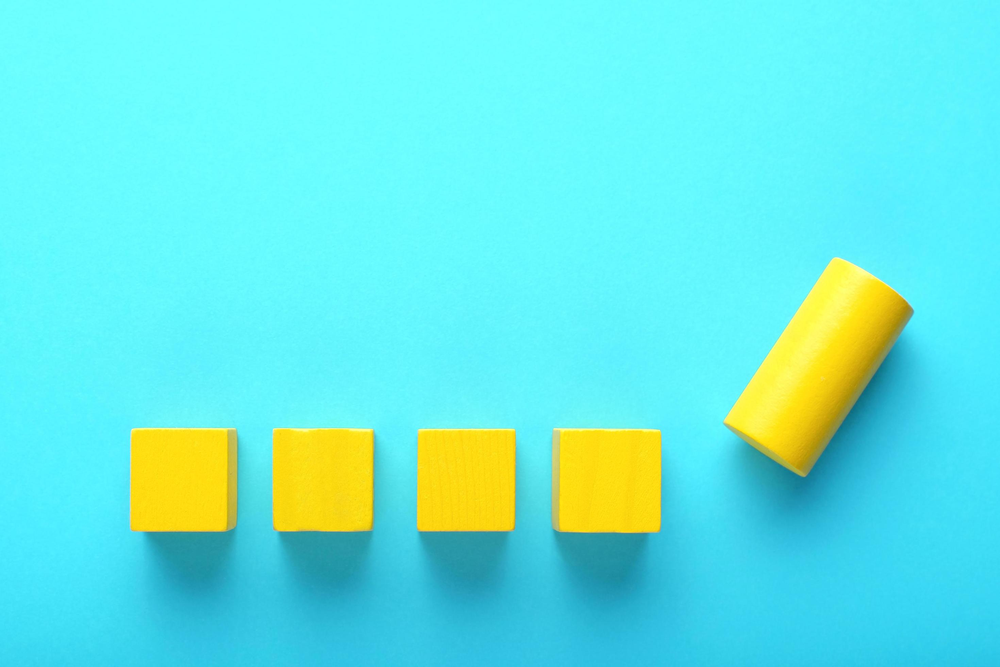
#> input picture Segmentation/sample.png, 1000 x 667 px, shrunk from 2940 x 1960 before the run
$ jupyter execute day12_segmentation_demo.ipynb
#> lines starting #> are read from the running program, lines starting #| are printed output that depends on the picture; after the words box and inside, x2 and y2 are one past the last pixel; in counts of white or black regions, pixels touching at a corner belong together
## Segmentation Visualization with OpenCV

### Imports

[cell 1]
import cv2                        # OpenCV is a library of programming functions mainly aimed at real-time computer vision.
import matplotlib.pyplot as plt

```
Import	                Purpose	             What it gives us
cv2	                OpenCV library	     Read images, convert color spaces, apply thresholding
matplotlib.pyplot	Plotting library     Display images, create subplots, visualize results

Why these?
OpenCV is the industry standard for image processing
Matplotlib gives us nice visualization capabilities
Together, they let us understand segmentation concepts visually before diving into deep learning

### Load image

[cell 2]
img = cv2.imread("sample.png")             # read image from file and store it in a variable as a numpy array of pixel values
#> img is the input picture: shape (667, 1000, 3); mean B, G, R 224.4, 231.6, 101.5
img = cv2.cvtColor(img, cv2.COLOR_BGR2RGB)

print(img.shape)                           # shape of the image is (height, width, depth) because it has three channels for red, green, and blue color values
#| (667, 1000, 3)

plt.imshow(img)                            # display the numpy array of the pixel values from the image in order of red, green, blue (RGB) color channels
plt.title("Original Image")
plt.axis("off")

```
img = cv2.imread("sample.jpg")
What cv2.imread() does:

Reads the image file from disk
Decodes the image format (JPEG, PNG, etc.)
Returns a NumPy array of pixel values
Default behavior:
OpenCV reads images in BGR format (Blue-Green-Red order)
This is a historical artifact from early camera hardware
Shape: (height, width, 3) for color images
Values: 0-255 (uint8)
If image not found: Returns None (will cause errors later)

python
img = cv2.cvtColor(img, cv2.COLOR_BGR2RGB)

Why color conversion is necessary:
The problem:
OpenCV reads as BGR:  [Blue, Green, Red]
Matplotlib expects:   [Red, Green, Blue]

If we don't convert:
- Red channel becomes Blue
- Blue channel becomes Red
- Image looks wrong (blue tint)

What cvtColor does:
Reorders the color channels
COLOR_BGR2RGB swaps the first and third channels

Keeps all pixel values the same, just rearranged
Visual example:
Before conversion (BGR):
Pixel = [150, 100, 50]  # Blue=150, Green=100, Red=50
After conversion (RGB):
Pixel = [50, 100, 150]   # Red=50, Green=100, Blue=150

### Convert to grayscale

[cell 3]
gray = cv2.cvtColor(img, cv2.COLOR_RGB2GRAY)     # convert image to grayscale for simplicity
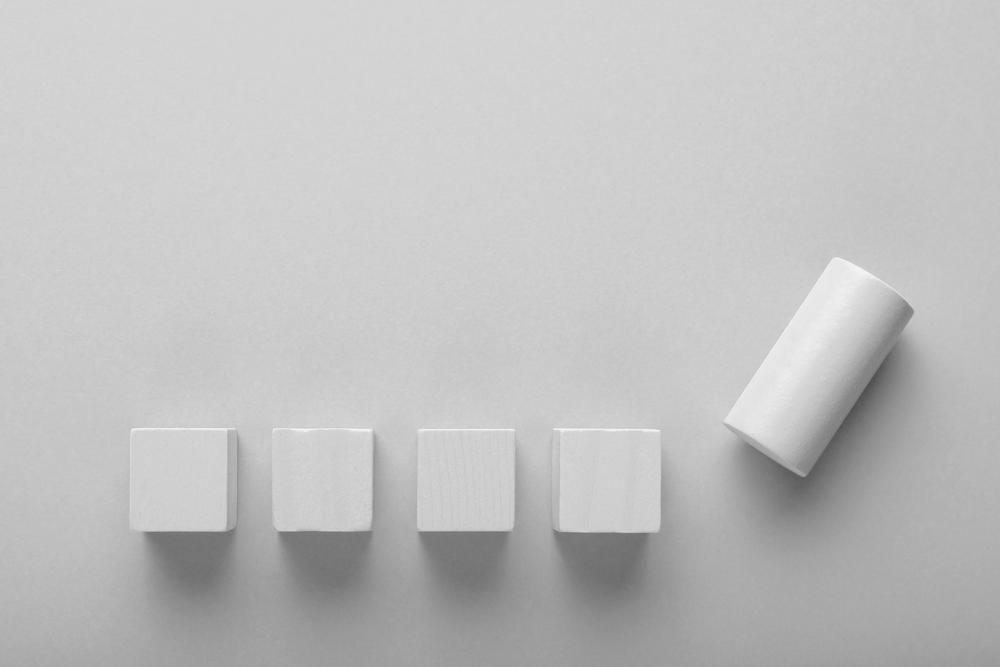
#> gray: shape (667, 1000); min 80, max 245, mean 191.9
print(gray.shape)                # shape of the grayscale image is (height, width) because it has only one channel for intensity values, unlike the original RGB image which has three channels for red, green, and blue color values
#| (667, 1000)
plt.imshow(gray, cmap="gray")                    # cmap="gray" tells matplotlib to use a grayscale colormap
plt.title("Grayscale")
plt.axis("off")

First dimension (1960) = number of rows (height)

Second dimension (2940) = number of columns (width)

```

gray = cv2.cvtColor(img, cv2.COLOR_RGB2GRAY)

Why convert to grayscale?
For segmentation demonstration:
Simpler to understand (1 channel instead of 3)
Thresholding works on single intensity values
Many segmentation tasks start with grayscale (medical images, etc.)

What happens mathematically:

Grayscale = 0.299 × R + 0.587 × G + 0.114 × B
(Weighted sum based on human perception)

Example RGB pixel [100, 150, 200]:
Gray = 0.299×100 + 0.587×150 + 0.114×200
     = 29.9 + 88.05 + 22.8
     = 140.75 ≈ 141
Before conversion: Shape (H, W, 3) - 3 values per pixel
After conversion: Shape (H, W) - 1 value per pixel (intensity)

### Simple segmentation mask

[cell 4]
_, mask = cv2.threshold(gray, 120, 255, cv2.THRESH_BINARY)   # 255: white, 0: black
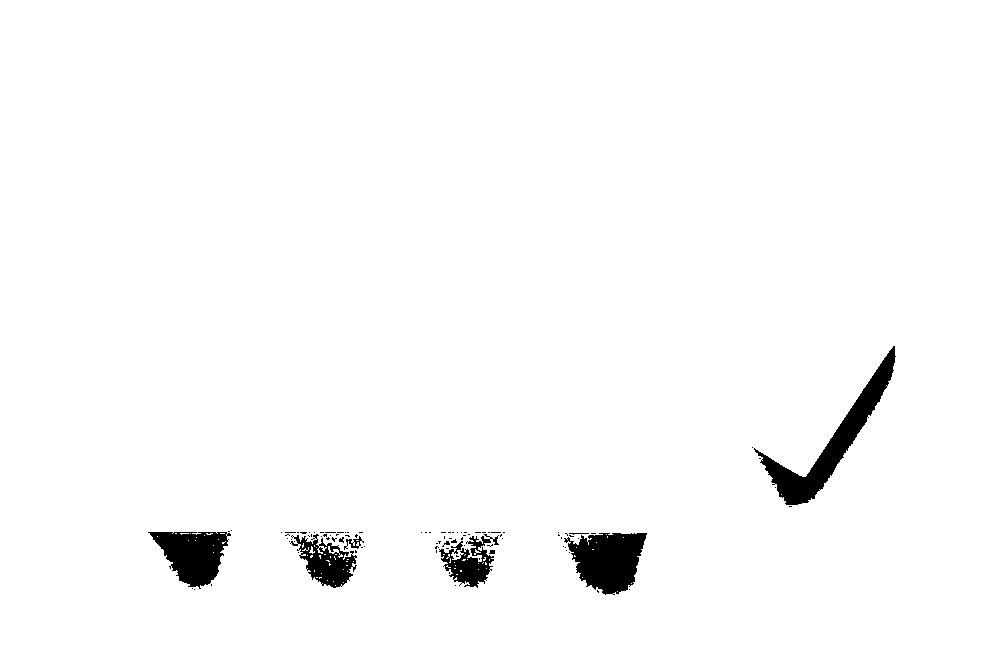
#> mask: shape (667, 1000); 97.9% white; 96 black regions (87 under 20 px), largest, box (x1, y1, x2, y2) and area: (754, 346, 896, 505) 4233, (564, 533, 647, 595) 3419, (148, 532, 231, 589) 2822
plt.imshow(mask, cmap="gray")              # cmap="gray" tells matplotlib to use a grayscale colormap otherwise the color values of the mask would be interpreted as RGB values and displayed in color instead of black and white
plt.title("Segmentation Mask")
plt.axis("off")

```
_, mask = cv2.threshold(gray, 120, 255, cv2.THRESH_BINARY)
What is thresholding?
Definition: Thresholding converts a grayscale image to binary (black:0 and white:1) based on a cutoff value.

Parameters explained:
Parameter	        Value	            Meaning
gray	-	        Input               grayscale image
120	                threshold value	    Cutoff point (pixels above/below this)
255	                max value	        Value to assign to pixels passing threshold
cv2.THRESH_BINARY	type	            Binary thresholding method

How thresholding works:
For each pixel in the image:

if pixel_value > 120:
    new_value = 255 (white)
else:
    new_value = 0 (black)

The _ (underscore):
cv2.threshold returns two values: (retval, thresholded_image)
retval is the actual threshold used (same as 120 in simple case)
We don't need it, so we use _ to ignore it

Visual example:
Grayscale values:   [45,  132, 78,  201, 56, 189]
                     │    │    │    │    │    │
Threshold (120):     ▼    ▼    ▼    ▼    ▼    ▼
                    [0,  255,   0, 255,  0, 255]

Result mask:        black, white, black, white, black, white

python
plt.imshow(mask, cmap="gray")
plt.title("Segmentation Mask")
plt.axis("off")

What the mask shows:
White pixels (255): Regions above threshold
Black pixels (0): Regions below threshold
This is a SIMPLE segmentation:
Each pixel classified into one of two classes
Creates a binary mask
Exactly what deep learning segmentation does, but with learned thresholds per pixel!

### Overlay mask

[cell 5]
plt.figure(figsize=(10,5))            # create a new figure with a specified size to display the original image and the mask side by side, 10 inches wide and 5 inches tall

plt.subplot(1,2,1)                    # create a subplot with 1 row and 2 columns, and set the current subplot to the first one (the original image) for displaying the original image and the mask side by side
plt.imshow(img)
plt.title("Original")

plt.subplot(1,2,2)
plt.imshow(mask, cmap="gray")
plt.title("Mask")

plt.show()
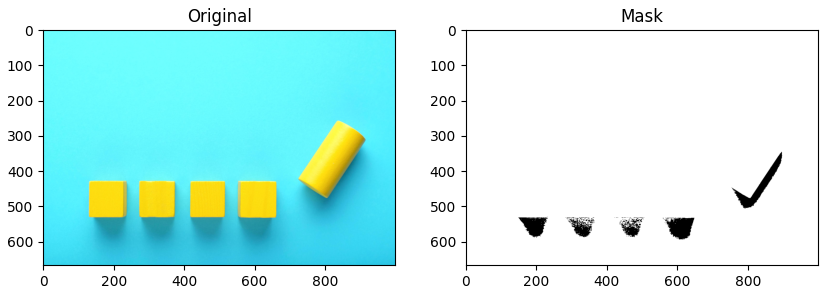
#> figure drawn by matplotlib, 2 panels
